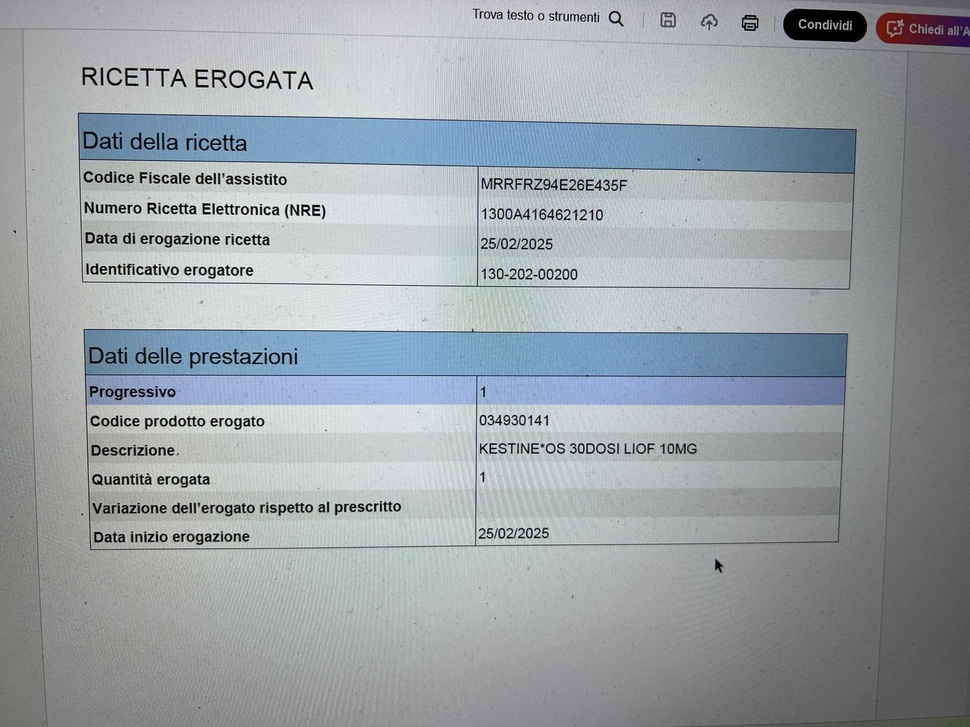
#> input picture foto date test.jpg, 970 x 727 px, shrunk from 1600 x 1200 before the run
$ python -i cad_generator.py   (imports and definitions only)
#> lines starting #> are read from the running program, lines starting #| are printed output that depends on the picture; after the words box and inside, x2 and y2 are one past the last pixel; in counts of white or black regions, pixels touching at a corner belong together
#> further down, picture is the input picture: shape (727, 970, 3); mean B, G, R 166.6, 162, 154.9
"""Utility per generare disegni DXF a partire da immagini."""
from __future__ import annotations

import tempfile
from dataclasses import dataclass
from typing import List, Sequence, Tuple

import cv2
import ezdxf
import numpy as np


@dataclass
class CADGenerationResult:
    """Risultato della generazione DXF."""

    path: str
    polylines: List[Sequence[Tuple[float, float]]]


class CADGenerationError(Exception):
    """Eccezione per errori nella generazione CAD."""


# [6 lines left out: function _load_grayscale_image, not called in this run]


def _extract_polylines(
    image: np.ndarray,
    canny_threshold1: int = 50,
    canny_threshold2: int = 150,
    approx_epsilon: float = 2.0,
) -> List[Sequence[Tuple[float, float]]]:
#> called with canny_threshold1 = 50, canny_threshold2 = 150, approx_epsilon = 2
    blurred = cv2.GaussianBlur(image, (5, 5), 0)
    edges = cv2.Canny(blurred, threshold1=canny_threshold1, threshold2=canny_threshold2)
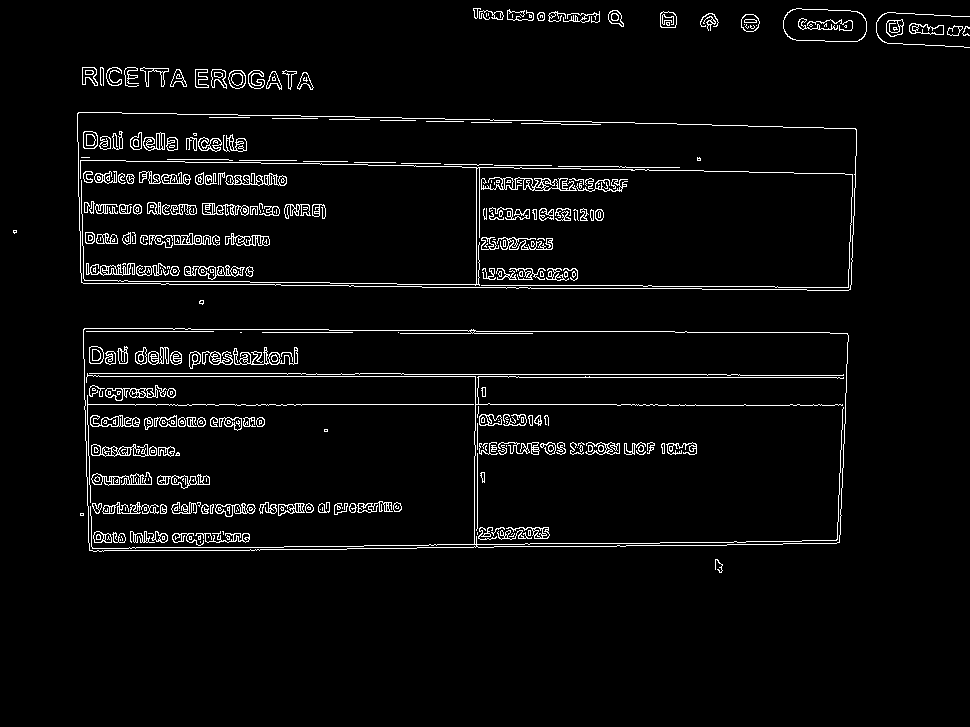
#> edges: shape (727, 970); 4% white in thin lines or dots, all inside (x1, y1, x2, y2) = (13, 8, 970, 573)
    contours, _ = cv2.findContours(edges, cv2.RETR_EXTERNAL, cv2.CHAIN_APPROX_SIMPLE)
#> contours = 40 contours, 13 with area under 20; largest, box (x1, y1, x2, y2) and area: (83, 328, 849, 552) 164298, (77, 112, 857, 291) 129596, (783, 8, 867, 42) 2417, (909, 23, 944, 35) 270, (228, 70, 246, 89) 254

    polylines: List[Sequence[Tuple[float, float]]] = []
    for contour in contours:
        if len(contour) < 3:
            continue
        epsilon = max(approx_epsilon, 0.5)
        approx = cv2.approxPolyDP(contour, epsilon, True)
        polyline = [(float(point[0][0]), float(point[0][1])) for point in approx]
        polylines.append(polyline)
#> this loop made 40 passes
#> polyline on passes 3, 4, 5, 7, 9, 14, 18, 21, 23, 26, 32: [(83, 329), (89, 550), (839, 542), (847, 333), (473, 329)], [(200, 300), (199, 303), (202, 304), (203, 300)], [(13, 230), (16, 232)], [(303, 72), (297, 88), (306, 83), (312, 89), (307, 73)], [(282, 71), (288, 75), (290, 89), (291, 75), (296, 71)], [(176, 69), (170, 86), (176, 81), (186, 86), (180, 70)], [(100, 67), (100, 84), (101, 67), (103, 85), (103, 68)], [(962, 26), (949, 27), (947, 34), (958, 35)], [(902, 19), (887, 21), (886, 32), (890, 36), (902, 33)], [(529, 14), (531, 17)], [(539, 12), (537, 18), (543, 20), (544, 13)]
#> contour on passes 27, 29, 30: [[512, 14], [512, 17]], [[488, 13], [488, 15]], [[486, 13], [486, 16]]
#> after the loop, polylines = 37 items
    return polylines


# [39 lines left out: functions _write_polylines_to_dxf, generate_cad_from_image, not called in this run]

>>> import cv2
>>> picture = cv2.imread('../foto date test.jpg')
>>> result = _extract_polylines(picture)
#> result = 37 items

$ run again, on ematologia.jpg
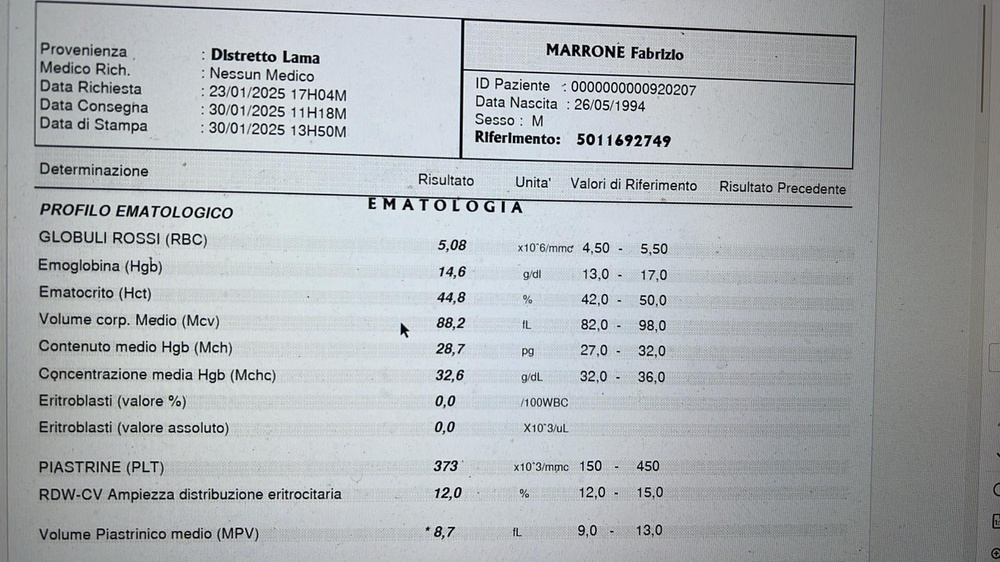
#> input picture ematologia.jpg, 1000 x 562 px, shrunk from 1600 x 900 before the run
#> picture is the input picture: shape (562, 1000, 3); mean B, G, R 179.2, 176, 171.6
#> in _extract_polylines, `blurred = cv2.GaussianBlur(image, (5, 5), 0)`:
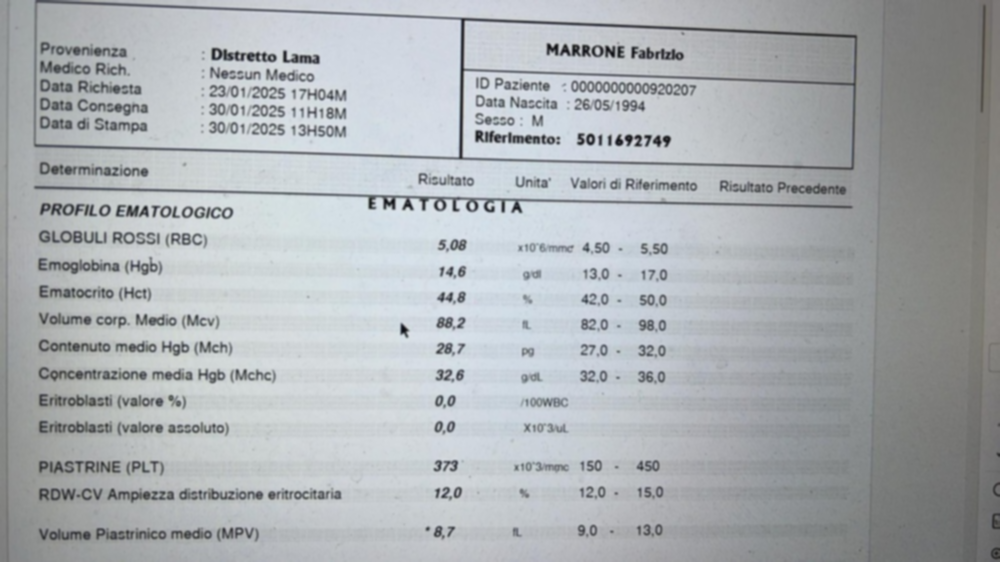
#> blurred: shape (562, 1000, 3); mean B, G, R 179.2, 176, 171.6
#> in _extract_polylines, `edges = cv2.Canny(blurred, threshold1=canny_threshold1, threshold2=can..`:
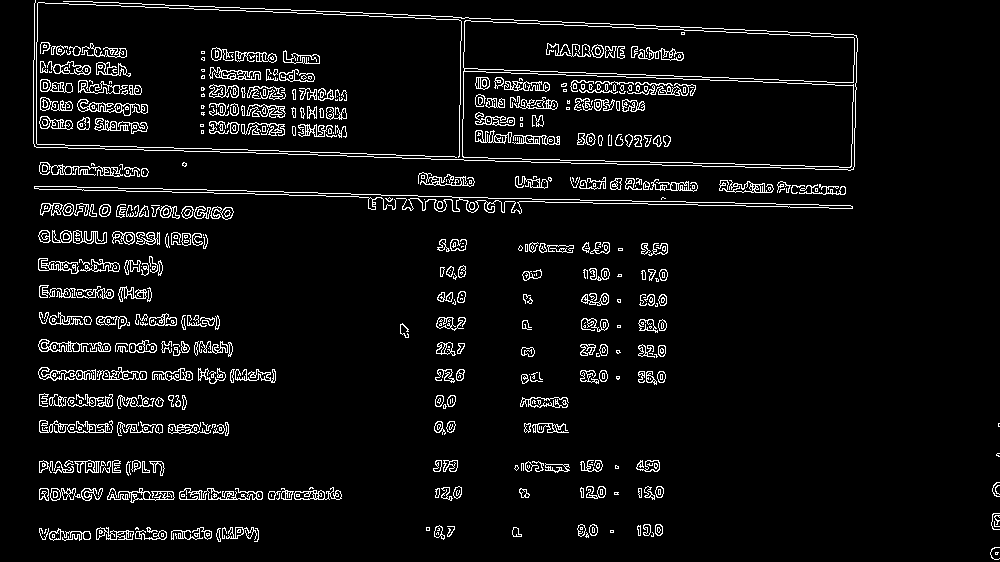
#> edges: shape (562, 1000); 5.9% white in thin lines or dots
#> contours = 428 contours, 231 with area under 20; largest, box (x1, y1, x2, y2) and area: (462, 20, 855, 168) 50828, (34, 186, 853, 214) 1478, (77, 99, 140, 116) 361, (38, 339, 111, 352) 344, (209, 67, 261, 80) 335
#> the loop in _extract_polylines, `for contour in contours:` made 428 passes
#> polyline on passes 1, 3, 4: [(995, 554), (998, 552)], [(175, 533), (176, 538)], [(652, 532), (651, 536)]
#> after the loop in _extract_polylines, `for contour in contours:`: polylines = 401 items
